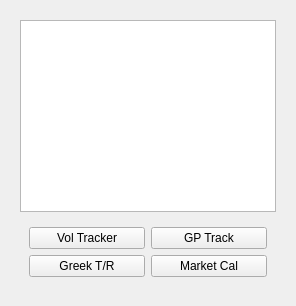
                             <widget class="QFrame" name="p5_fRight">
                              <property name="sizePolicy">
                               <sizepolicy hsizetype="Minimum" vsizetype="Preferred">
                                <horstretch>0</horstretch>
                                <verstretch>0</verstretch>
                               </sizepolicy>
                              </property>
                              <property name="frameShape">
                               <enum>QFrame::Shape::NoFrame</enum>
                              </property>
                              <property name="frameShadow">
                               <enum>QFrame::Shadow::Raised</enum>
                              </property>
                              <layout class="QVBoxLayout" name="verticalLayout_26">
                               <item>
                                <widget class="QFrame" name="p5_twidget">
                                 <property name="frameShape">
                                  <enum>QFrame::Shape::NoFrame</enum>
                                 </property>
                                 <property name="frameShadow">
                                  <enum>QFrame::Shadow::Raised</enum>
                                 </property>
                                 <layout class="QVBoxLayout" name="verticalLayout_28">
                                  <item>
                                   <widget class="QTableWidget" name="tableWidget_p5">
                                    <property name="sizePolicy">
                                     <sizepolicy hsizetype="Minimum" vsizetype="Expanding">
                                      <horstretch>0</horstretch>
                                      <verstretch>0</verstretch>
                                     </sizepolicy>
                                    </property>
                                   </widget>
                                  </item>
                                  <item>
                                   <widget class="QFrame" name="frame_49">
                                    <property name="sizePolicy">
                                     <sizepolicy hsizetype="Minimum" vsizetype="Minimum">
                                      <horstretch>0</horstretch>
                                      <verstretch>0</verstretch>
                                     </sizepolicy>
                                    </property>
                                    <property name="frameShape">
                                     <enum>QFrame::Shape::NoFrame</enum>
                                    </property>
                                    <property name="frameShadow">
                                     <enum>QFrame::Shadow::Raised</enum>
                                    </property>
                                    <layout class="QGridLayout" name="gridLayout_9">
                                     <item row="0" column="0">
                                      <widget class="QPushButton" name="p5_VT_button">
                                       <property name="sizePolicy">
                                        <sizepolicy hsizetype="Minimum" vsizetype="Fixed">
                                         <horstretch>0</horstretch>
                                         <verstretch>0</verstretch>
                                        </sizepolicy>
                                       </property>
                                       <property name="text">
                                        <string>Vol Tracker</string>
                                       </property>
                                      </widget>
                                     </item>
                                     <item row="0" column="1">
                                      <widget class="QPushButton" name="p5_GP_button">
                                       <property name="text">
                                        <string>GP Track</string>
                                       </property>
                                      </widget>
                                     </item>
                                     <item row="1" column="0">
                                      <widget class="QPushButton" name="p5_GTR_button">
                                       <property name="text">
                                        <string>Greek T/R</string>
                                       </property>
                                      </widget>
                                     </item>
                                     <item row="1" column="1">
                                      <widget class="QPushButton" name="p5_MC_button">
                                       <property name="text">
                                        <string>Market Cal</string>
                                       </property>
                                      </widget>
                                     </item>
                                    </layout>
                                   </widget>
                                  </item>
                                 </layout>
                                </widget>
                               </item>
                              </layout>
                             </widget>
